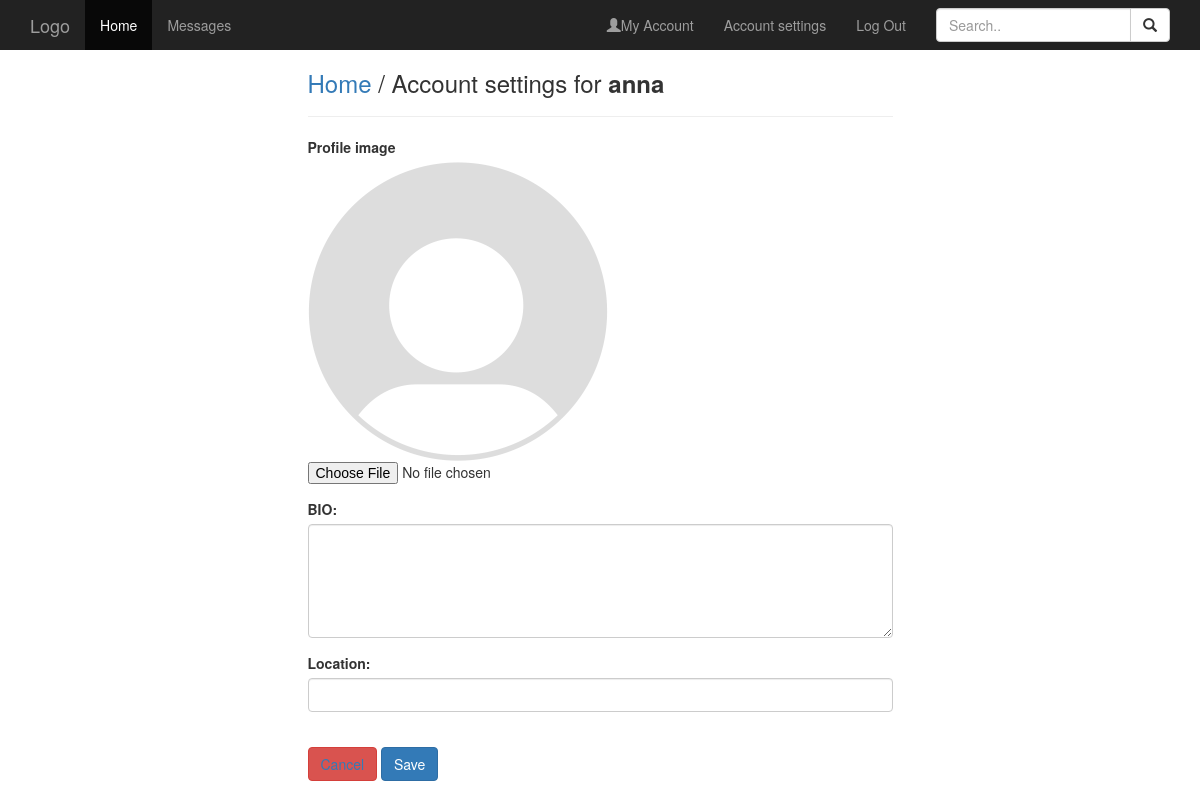
Page /settings/ (signed in) on the earlier database version.
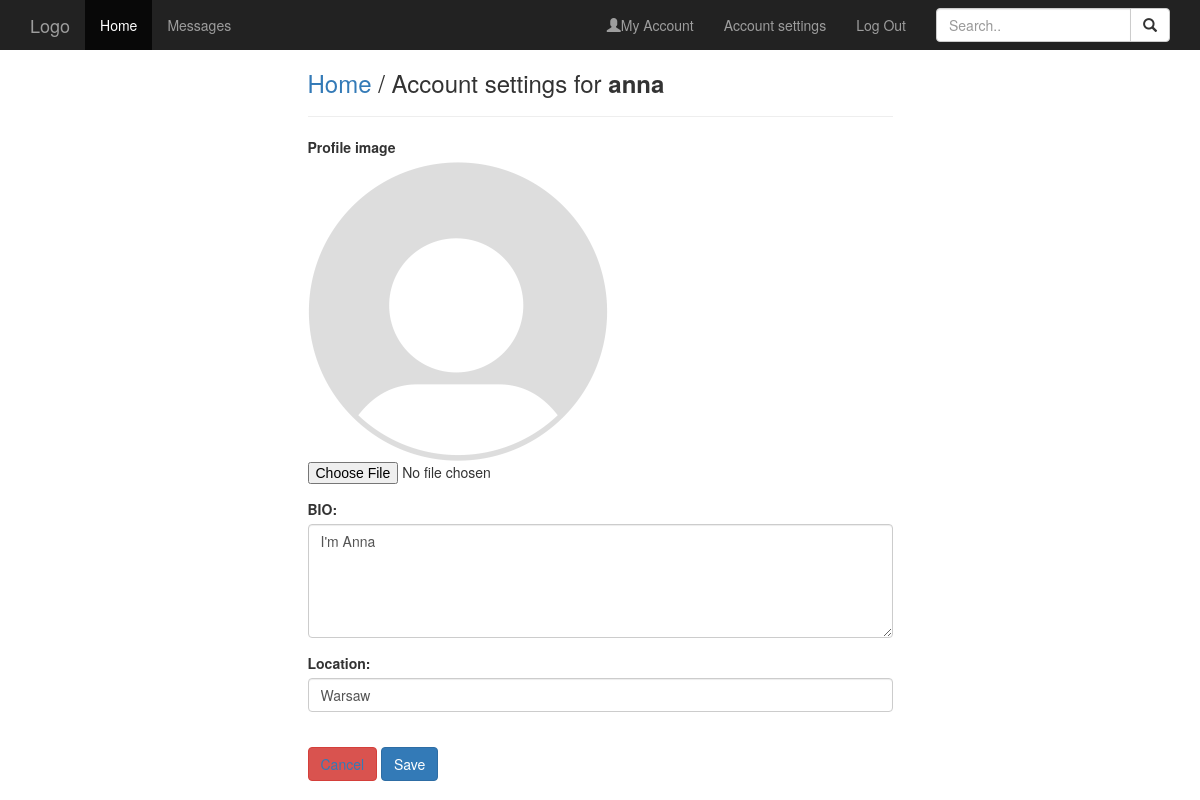
Same page on the later database version.
### social_app/models.py (models this page shows, shortened)
class Profile(models.Model):
    user = models.ForeignKey(User, on_delete=models.CASCADE)
    id_user = models.IntegerField()
    bio = models.TextField(blank=True)
    profileimg = models.ImageField(upload_to='profile_images', default='default_img.png')
    location = models.CharField(max_length=100, blank=True)

### social_app/views.py (the view, shortened to what this page needs)
# urls.py: path('settings/', views.settings, name='settings'),
@login_required(login_url='signin')
def settings(request):
    user_profile = Profile.objects.get(user=request.user)
    return render(request, 'setting.html', {'user_profile': user_profile})

### social_app/templates/setting.html (shortened to what this page needs)
{% extends 'base.html' %}
{% block content %}
<div class="row">
    <div class="col-sm-3"></div>
    <div class="col-sm-6">
        <h3><a href="/">Home</a> / Account settings for <b>{{ user.username }}</b></h3>
        <hr>
        <form action="" method="POST" enctype="multipart/form-data">
            <div class="form-group">
                <label for="exampleFormControlFile1">Profile image</label>
                <div>
                    <img src="{{ user_profile.profileimg.url }}" height="300">
                </div>
                <input type="file" name="image" class="form-control-file" id="exampleFormControlFile1">
            </div>
            <div class="form-group">
                <label for="comment">BIO:</label>
                <textarea name="bio" class="form-control" rows="5" id="comment">{{ user_profile.bio }}</textarea>
            </div>
            <div class="form-group">
                <label for="comment">Location:</label>
                <input type="text" name="location" value="{{ user_profile.location }}" class="form-control" id="exampleInputPassword1">
            </div>
            <br>
            <button type="button" class="btn btn-danger"><a href="/">Cancel</a></button>
            <button type="submit" class="btn btn-primary">Save</button>
        </form>
    </div>
    <div class="col-sm-3"></div>
</div>
{% endblock %}

### templates/base.html (shortened to what this page needs)
<!DOCTYPE html>
<html lang="en">
<head>
    <link rel="stylesheet" href="https://maxcdn.bootstrapcdn.com/bootstrap/3.4.1/css/bootstrap.min.css">
</head>
<body>
<nav class="navbar-fluid navbar-inverse">
    <div class="container-fluid">
        <div class="navbar-header">
            <a class="navbar-brand" href="#">Logo</a>
        </div>
        <div class="collapse navbar-collapse" id="myNavbar">
            <ul class="nav navbar-nav">
                <li class="active"><a href="/">Home</a></li>
                <li><a href="#">Messages</a></li>
            </ul>
            <form class="navbar-form navbar-right" role="search">
                <div class="form-group input-group">
                    <input type="text" class="form-control" placeholder="Search..">
                    <span class="input-group-btn">
                    <button class="btn btn-default" type="button">
                        <span class="glyphicon glyphicon-search"></span>
                    </button>
                    </span>
                </div>
            </form>
            <ul class="nav navbar-nav navbar-right">
                <li><a href="#"><span class="glyphicon glyphicon-user"></span>My Account</a></li>
                <li><a href="/settings">Account settings</a></li>
                <li><a href="/signin">Log Out</a></li>
            </ul>
        </div>
    </div>
</nav>
{% block content %} {% endblock %}
</body>
</html>

Differences in the rows shown:
changed Profile: bio (not shown) → "I'm Anna"; location (not shown) → "Warsaw"
